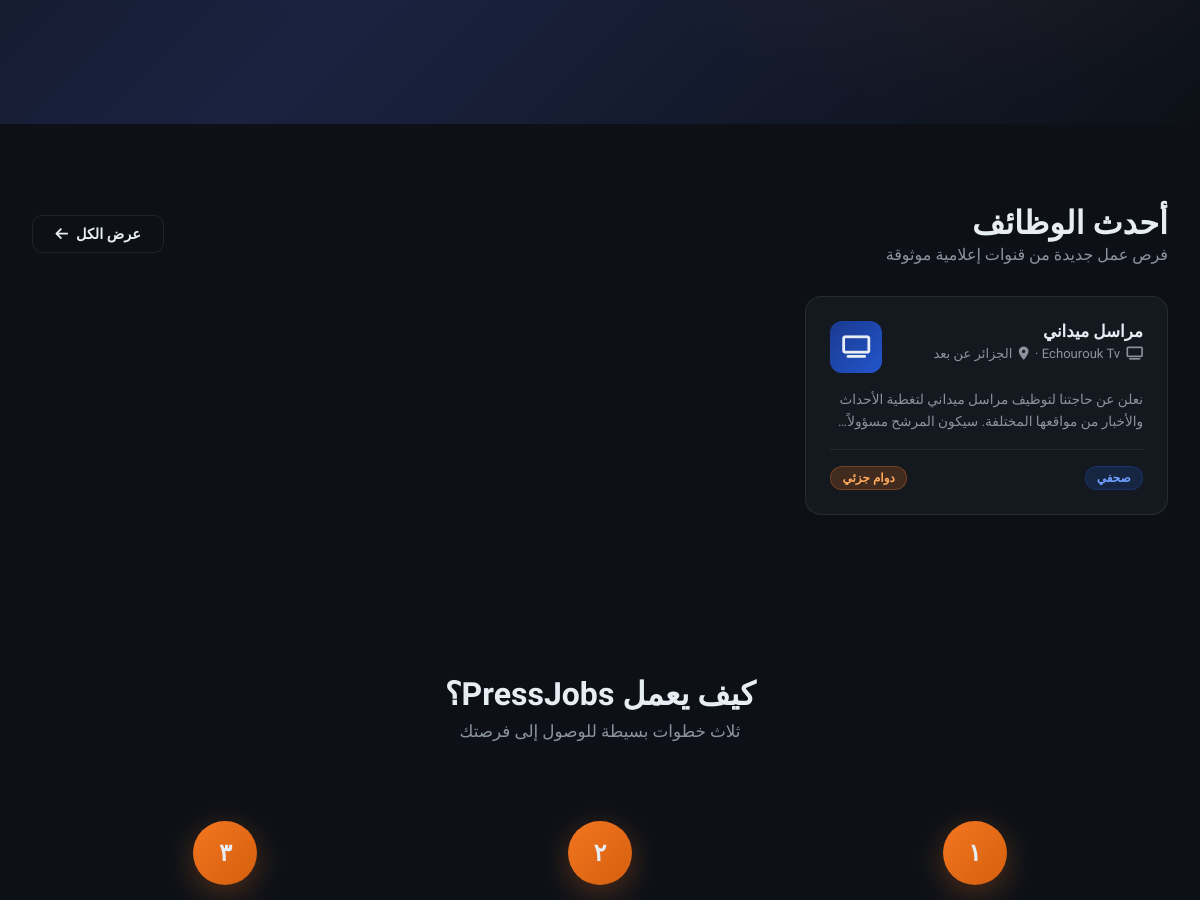
Before: / (middle part) with the older database file.
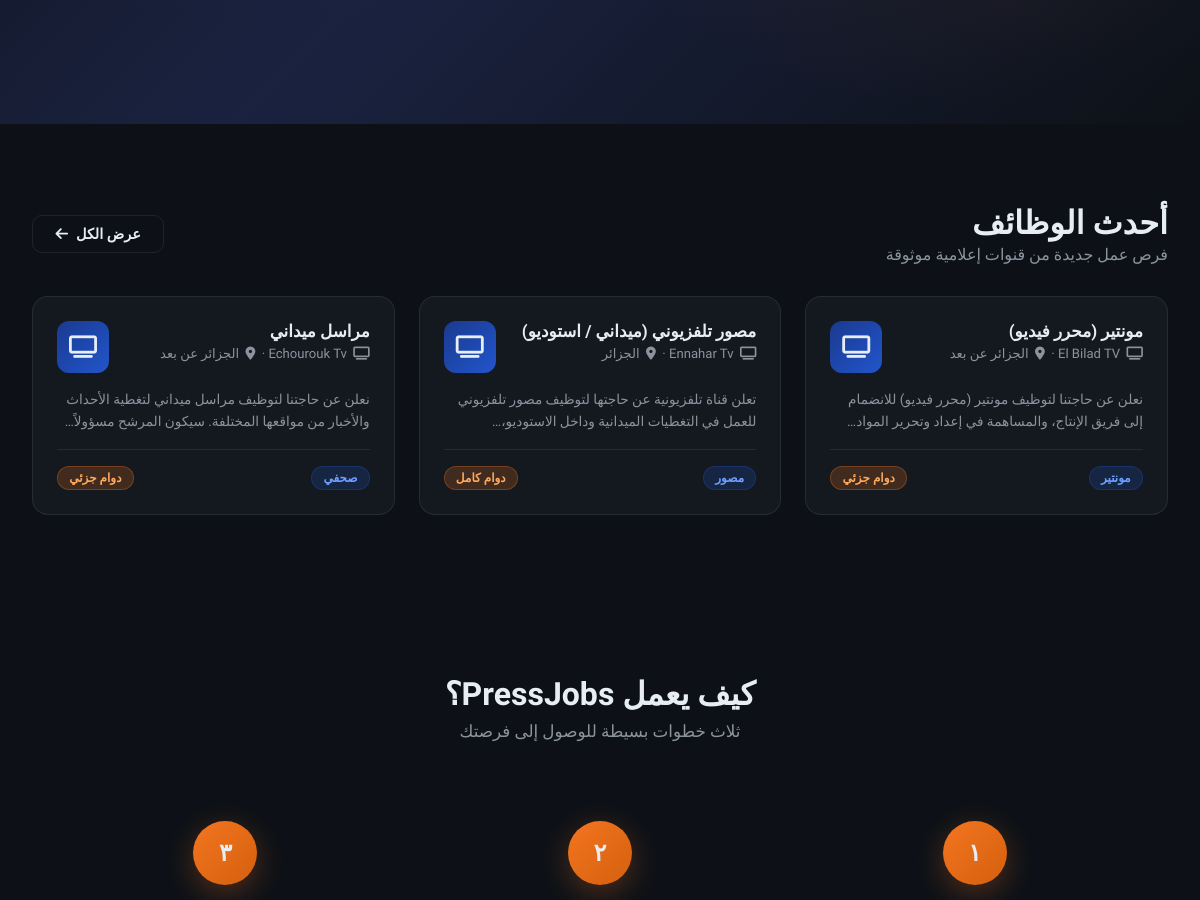
After: the same page with the newer database file.
### tables this page shows
CREATE TABLE jobs (
        id INTEGER PRIMARY KEY AUTOINCREMENT,
        channel_id INTEGER NOT NULL,
        title TEXT NOT NULL,
        description TEXT NOT NULL,
        category TEXT NOT NULL,
        location TEXT,
        job_type TEXT,
        salary TEXT,
        requirements TEXT,
        created_at TEXT DEFAULT CURRENT_TIMESTAMP,
        FOREIGN KEY(channel_id) REFERENCES users(id)
    );

### app.py (the view)
@app.route('/')
def index():
    if 'user_id' in session:
        return redirect(url_for('profile', user_id=session['user_id']))
    conn = get_db()
    jobs = conn.execute('''
        SELECT jobs.*, users.name as channel_name, users.location as channel_location
        FROM jobs JOIN users ON jobs.channel_id = users.id
        ORDER BY jobs.created_at DESC LIMIT 6
    ''').fetchall()
    channels = conn.execute("SELECT * FROM users WHERE account_type='channel' LIMIT 4").fetchall()
    journalists = conn.execute("SELECT * FROM users WHERE account_type='journalist' LIMIT 6").fetchall()
    conn.close()
    return render_template('index.html', jobs=jobs, channels=channels, journalists=journalists)

### app.py (called while the page is built)
def get_db():
    conn = sqlite3.connect(DB_PATH)
    conn.row_factory = sqlite3.Row
    return conn

### templates/index.html (shortened to what this page needs)
{% extends 'base.html' %}
{% block content %}
<section class="hero">
</section>
<div class="search-bar-section">
    <section class="section">
    <div style="max-width:1200px;margin:0 auto">
        <div style="display:flex;align-items:center;justify-content:space-between;margin-bottom:2rem;flex-wrap:wrap;gap:1rem">
            <div>
                <h2 class="section-title" style="margin-bottom:0.2rem">أحدث الوظائف</h2>
                <p style="color:var(--text-muted)">فرص عمل جديدة من قنوات إعلامية موثوقة</p>
            </div>
            <a href="/jobs" class="btn btn-outline">عرض الكل <i class="fas fa-arrow-left"></i></a>
        </div>
        {% if jobs %}
        <div class="grid-3">
        {% for job in jobs %}
        <a href="/job/{{ job.id }}" class="card job-card">
            <div class="job-card-header">
                <div>
                    <h3>{{ job.title }}</h3>
                    <div class="job-meta">
                        <i class="fas fa-tv"></i> {{ job.channel_name }}
                        {% if job.location %} · <i class="fas fa-map-marker-alt"></i> {{ job.location }}{% endif %}
                    </div>
                </div>
                <div class="channel-icon"><i class="fas fa-tv"></i></div>
            </div>
            <p class="job-excerpt">{{ job.description }}</p>
            <div class="job-footer">
                <span class="badge badge-blue">{{ {'journalist':'صحفي','photographer':'مصور','content':'صانع محتوى','editor':'مونتير','presenter':'مذيع','reporter':'مراسل'}.get(job.category, job.category) }}</span>
                {% if job.job_type %}<span class="badge badge-orange">{{ job.job_type }}</span>{% endif %}
            </div>
        </a>
        {% endfor %}
        </div>
        {% else %}
        <div style="text-align:center;padding:4rem;color:var(--text-muted)">
            <i class="fas fa-briefcase" style="font-size:3rem;margin-bottom:1rem;opacity:0.3"></i>
            <p>لا توجد وظائف منشورة بعد</p>
            <a href="/register" class="btn btn-primary" style="margin-top:1rem">انضم الآن</a>
        </div>
        {% endif %}
    </div>
</section>
</div>
<section class="section">
    <div style="max-width:1100px;margin:0 auto;text-align:center">
        <h2 class="section-title">كيف يعمل PressJobs؟</h2>
        <p class="section-sub">ثلاث خطوات بسيطة للوصول إلى فرصتك</p>
        <div class="grid-3">
            <div class="step">
                <div class="step-num">١</div>
            </div>
            <div class="step">
                <div class="step-num">٢</div>
            </div>
            <div class="step">
                <div class="step-num">٣</div>
            </div>
        </div>
    </div>
</section>
{% endblock %}

Changed rows visible on the page:
added jobs: title "مونتير (محرر فيديو)", location "الجزائر عن بعد", description "نعلن عن حاجتنا لتوظيف مونتير (محرر فيديو) للانضمام إلى فريق الإنتاج، والمساهمة في إعداد وتحرير…", category "مونتير", job_type "دوام جزئي"
added jobs: title "مصور تلفزيوني (ميداني / استوديو)", location "الجزائر", description "تعلن قناة تلفزيونية عن حاجتها لتوظيف مصور تلفزيوني للعمل في التغطيات الميدانية وداخل…", category "مصور", job_type "دوام كامل"
